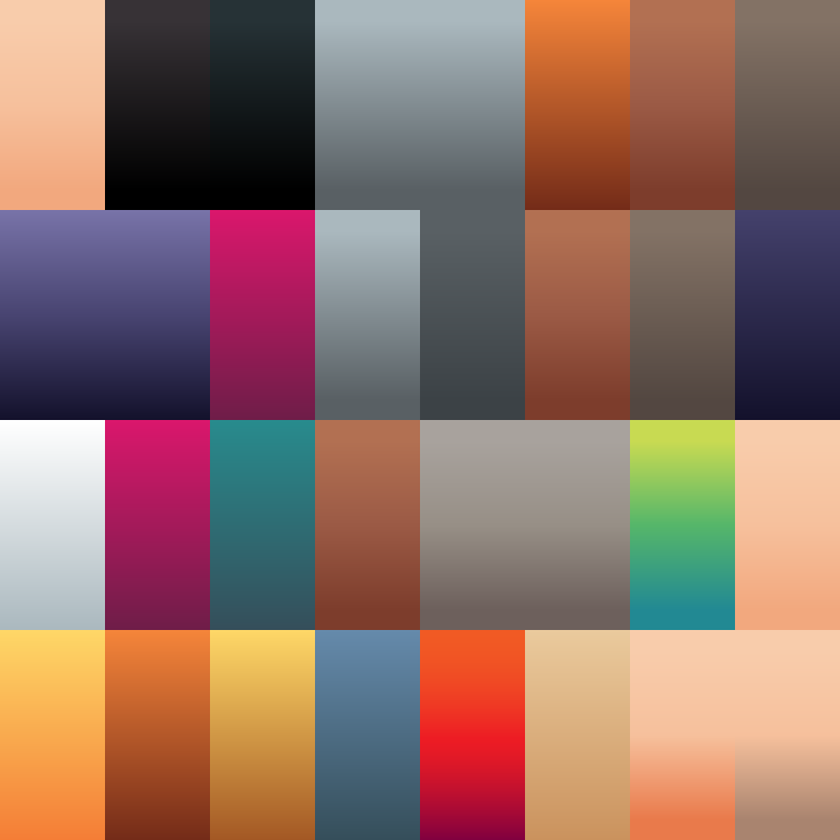
#> input picture assets/models/KayKit_Adventurers_2.0_FREE/Assets/gltf/mage_texture.png, 840 x 840 px, shrunk from 1024 x 1024 before the run, found by its file name
$ python recolor.py
#> lines starting #> are read from the running program, lines starting #| are printed output that depends on the picture
"""Faerbt den KayKit-Mage-Atlas fuer die rothaarige Figur um.

KayKit texturiert ueber einen Atlas aus Farbfeldern (32 x 32 Raster). Haar
und Stiefel bekommen ihre Felder direkt zugewiesen, Robe und Umhang laufen
ueber den Farbton — so bleiben Haut, Augen und Metall unberuehrt.
"""
import colorsys
from PIL import Image

GRID = 32
HAIR_CELLS  = (4, 7, 1, 7)                   # u von/bis, v von/bis (Raster)
BOOT_CELLS  = (13, 15, 17, 24)
HUE_RULES = [                                 # (von, bis, ziel-h, ziel-s, l-faktor)
    (.66, .84, 28/360, .40, 1.05),           # violette Robe -> braun
    (.86, .97, 128/360, .48, 1.00),          # magenta Umhang -> gruen
]

im = Image.open('mage_texture.png').convert('RGB')
w, h = im.size
#> w = 840; h = 840
px = im.load()
cw, ch = w / GRID, h / GRID
#> cw = 26.25; ch = 26.25


def cell_box(c):
    u0, u1, v0, v1 = c
    return (int(u0*cw), int(v0*ch), int(u1*cw), int(v1*ch))


def paint(box, fn):
#> called with box = (105, 26, 183, 183)
    x0, y0, x1, y1 = box
#> x0 = 105; y0 = 26; x1 = 183; y1 = 183
    for y in range(y0, y1):
        for x in range(x0, x1):
            r, g, b = px[x, y]
            out = fn(*colorsys.rgb_to_hls(r/255, g/255, b/255))
            if out is None:
                continue
            nh, nl, ns = out
            nr, ng, nb = colorsys.hls_to_rgb(nh, nl, ns)
            px[x, y] = (round(nr*255), round(ng*255), round(nb*255))


# Haar: schwarz traegt kaum Helligkeit, deshalb aufhellen — sonst bleibt es
# eine schwarze Flaeche. Die Schattierung des Feldes bleibt erhalten.
paint(cell_box(HAIR_CELLS),
      lambda hh, l, s: None if l > .42 else (18/360, min(.62, .13 + l*2.1), .74))

# Stiefel samt Schnalle deutlich abdunkeln
paint(cell_box(BOOT_CELLS),
      lambda hh, l, s: (24/360, max(.06, l*.42), .46))

# Kleidung ueber den Farbton
for y in range(h):
    for x in range(w):
        r, g, b = px[x, y]
        hh, l, s = colorsys.rgb_to_hls(r/255, g/255, b/255)
        if s < .12:
            continue
        for lo, hi, th, ts, lf in HUE_RULES:
            if lo <= hh <= hi:
                nr, ng, nb = colorsys.hls_to_rgb(th, min(.85, l*lf), ts)
                px[x, y] = (round(nr*255), round(ng*255), round(nb*255))
                break

im.save('girl_texture.png')
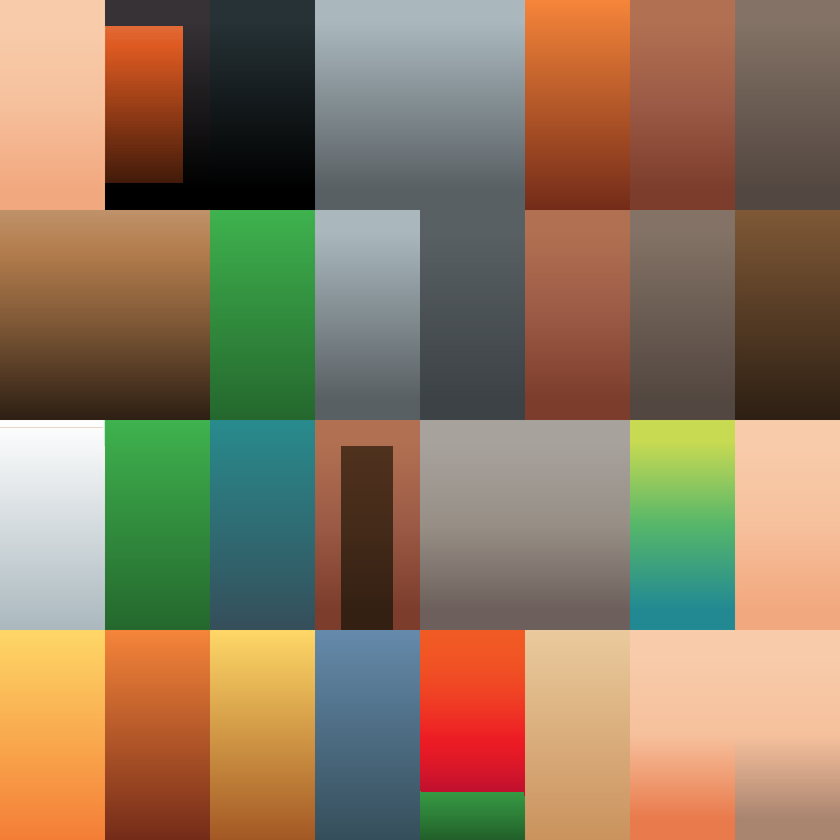
#> saved as girl_texture.png: PIL image 840x840 RGB; mean R, G, B 142.8, 121.3, 94.2
print('geschrieben: girl_texture.png')

$ run again, with assets/models/KayKit_Adventurers_2.0_FREE/Assets/gltf/barbarian_texture.png copied over assets/models/KayKit_Adventurers_2.0_FREE/Assets/gltf/mage_texture.png
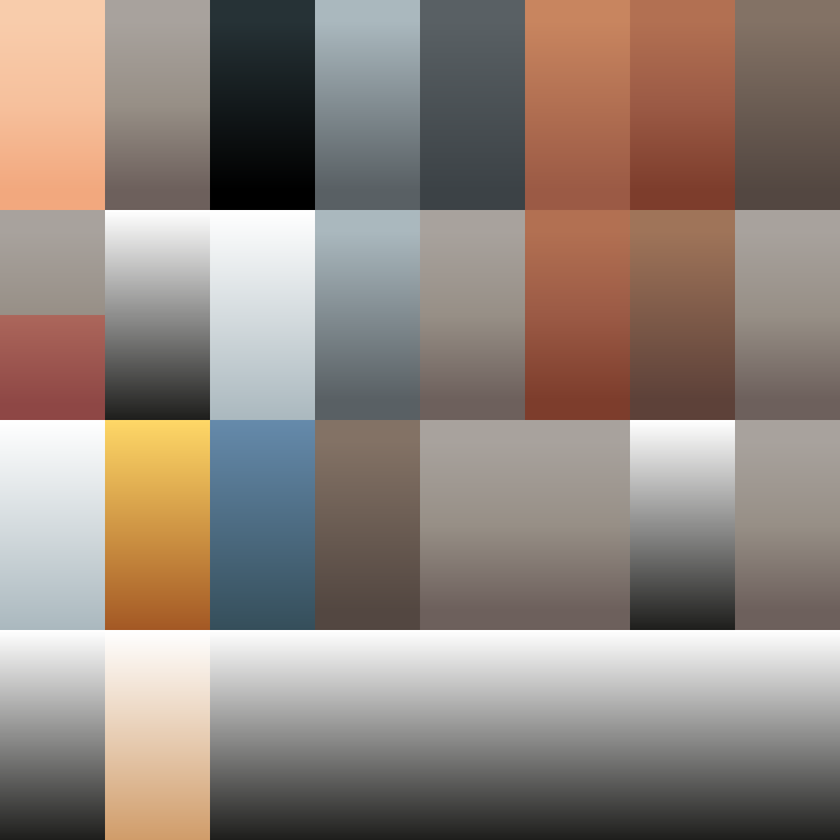
#> input picture assets/models/KayKit_Adventurers_2.0_FREE/Assets/gltf/barbarian_texture.png, 840 x 840 px, shrunk from 1024 x 1024 before the run, found by its file name
#> `im.save('girl_texture.png')`:
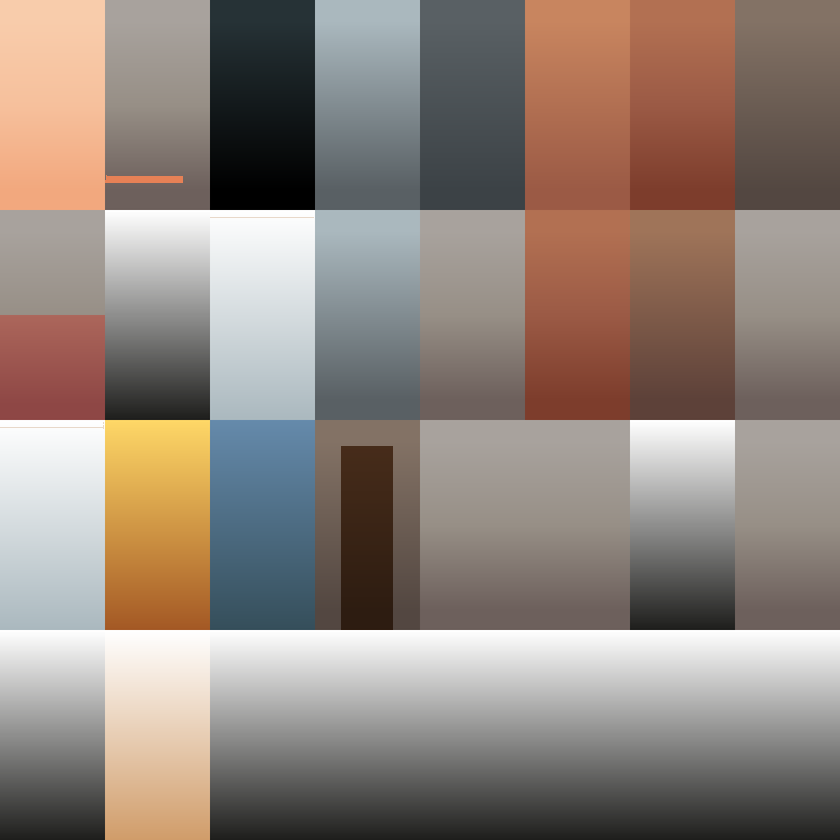
#> saved as girl_texture.png: PIL image 840x840 RGB; mean R, G, B 145.3, 132.2, 123.8

$ run again, with assets/models/KayKit_Adventurers_2.0_FREE/Assets/gltf/knight_texture.png copied over assets/models/KayKit_Adventurers_2.0_FREE/Assets/gltf/mage_texture.png
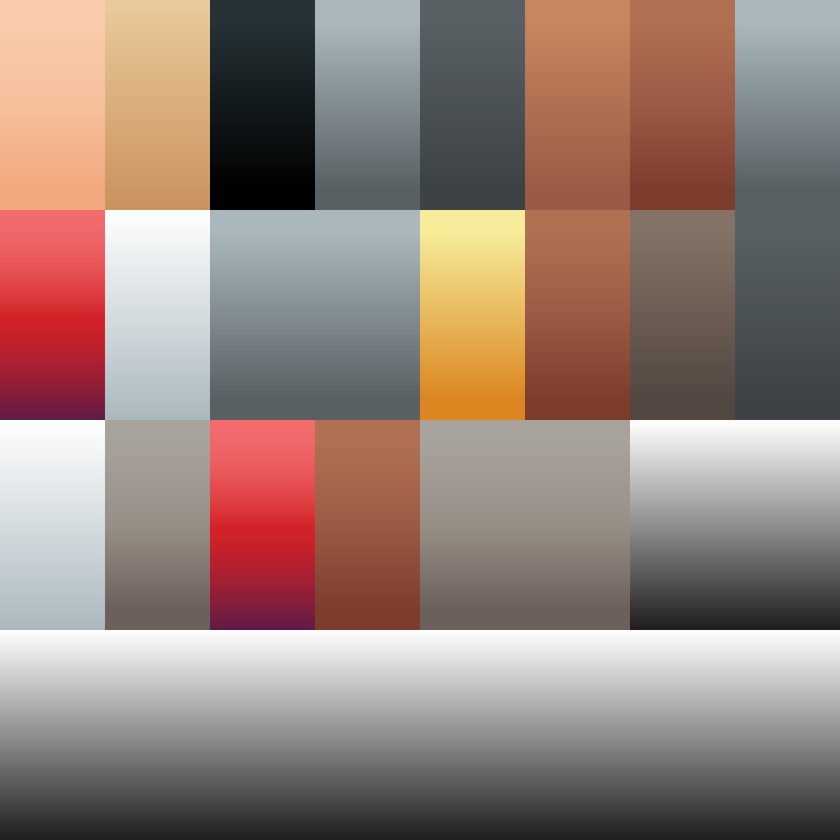
#> input picture assets/models/KayKit_Adventurers_2.0_FREE/Assets/gltf/knight_texture.png, 840 x 840 px, shrunk from 1024 x 1024 before the run, found by its file name
#> `im.save('girl_texture.png')`:
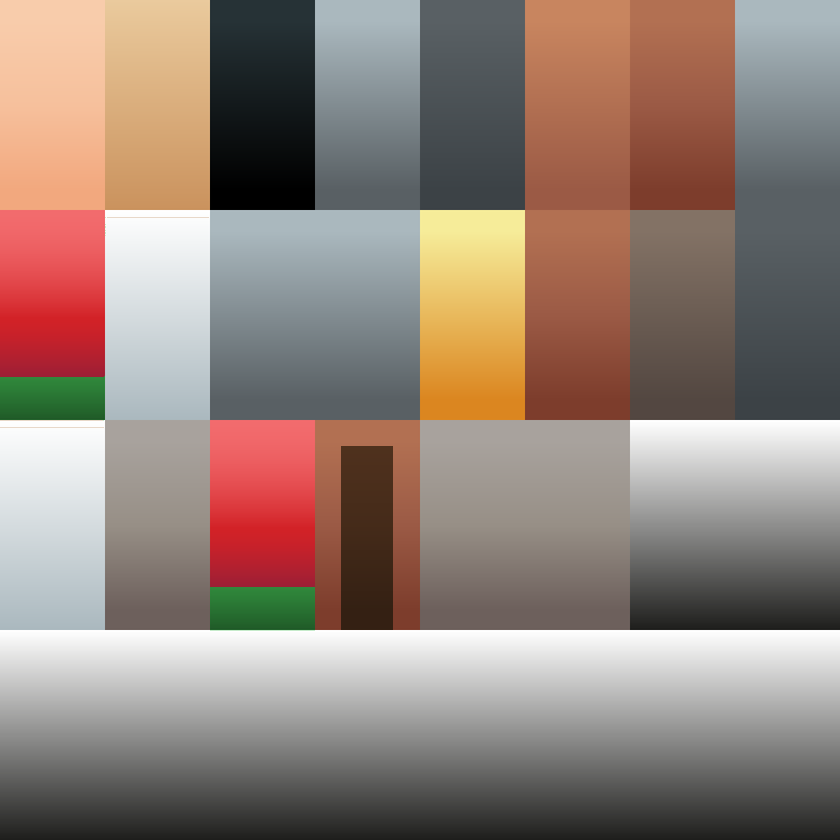
#> saved as girl_texture.png: PIL image 840x840 RGB; mean R, G, B 147.8, 130, 120.9

$ run again, with assets/models/KayKit_Adventurers_2.0_FREE/Assets/gltf/ranger_texture.png copied over assets/models/KayKit_Adventurers_2.0_FREE/Assets/gltf/mage_texture.png
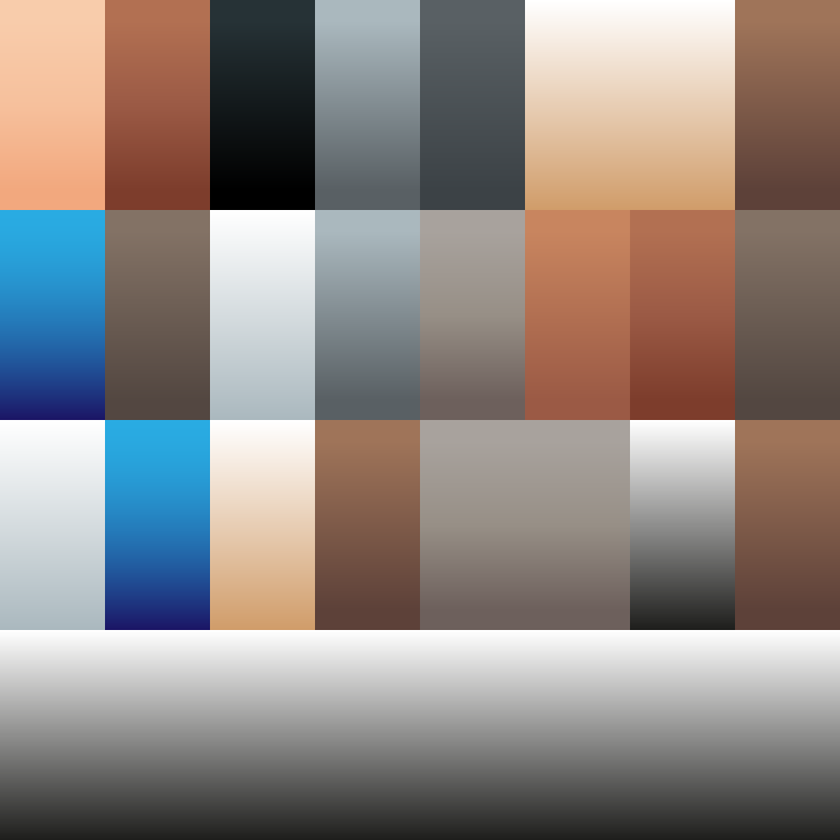
#> input picture assets/models/KayKit_Adventurers_2.0_FREE/Assets/gltf/ranger_texture.png, 840 x 840 px, shrunk from 1024 x 1024 before the run, found by its file name
#> `im.save('girl_texture.png')`:
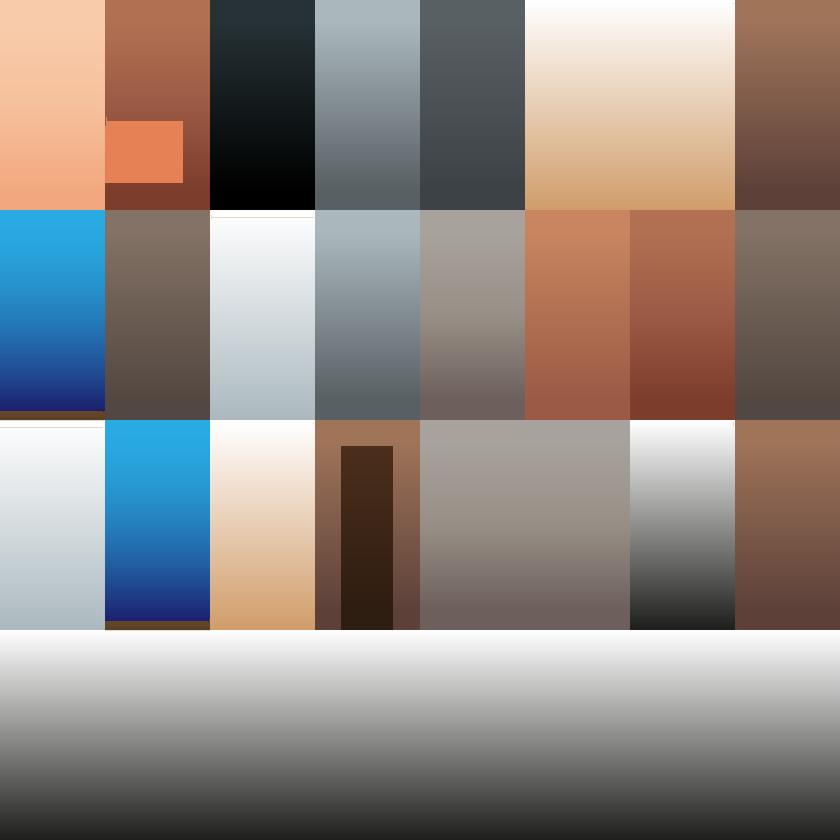
#> saved as girl_texture.png: PIL image 840x840 RGB; mean R, G, B 143.1, 134, 129.3
